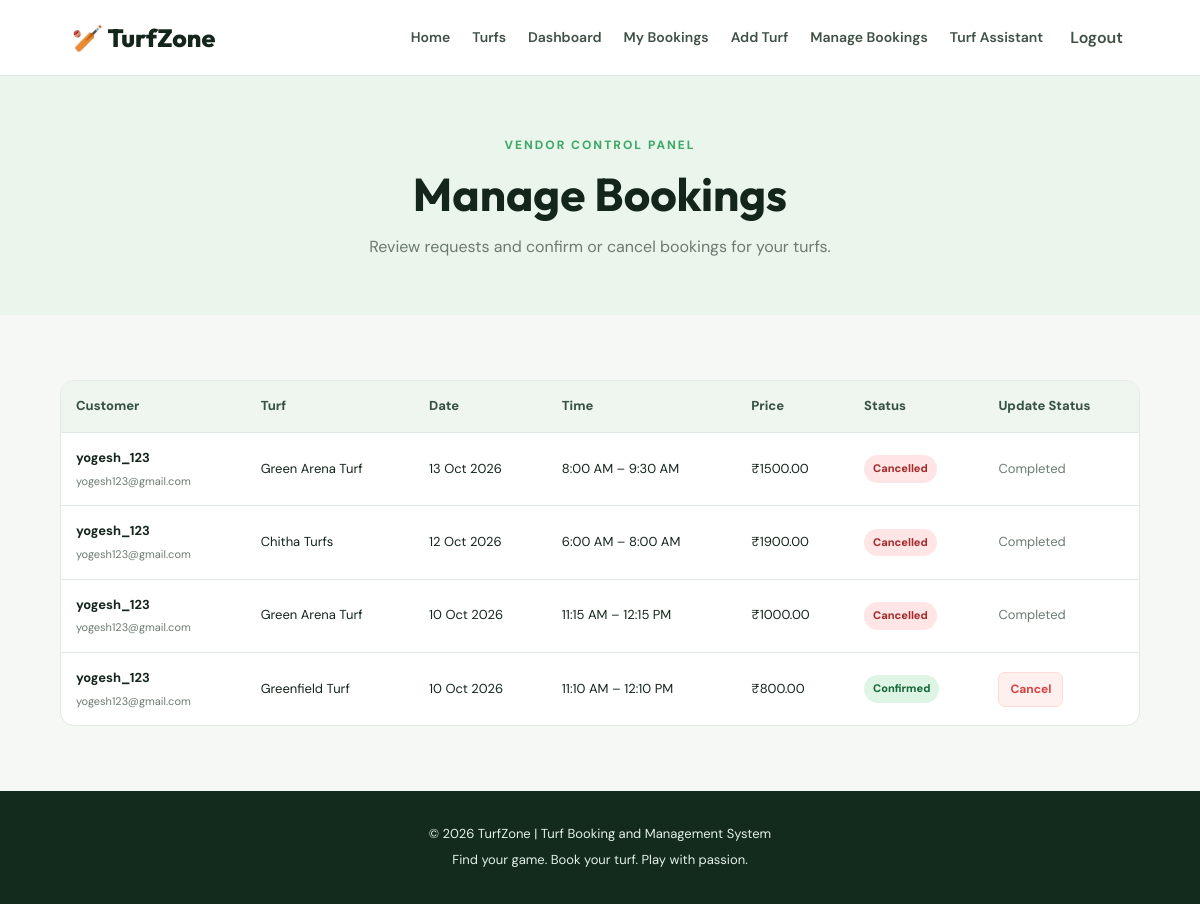
/bookings/vendor/ (signed in), run on an earlier commit of the app's database.
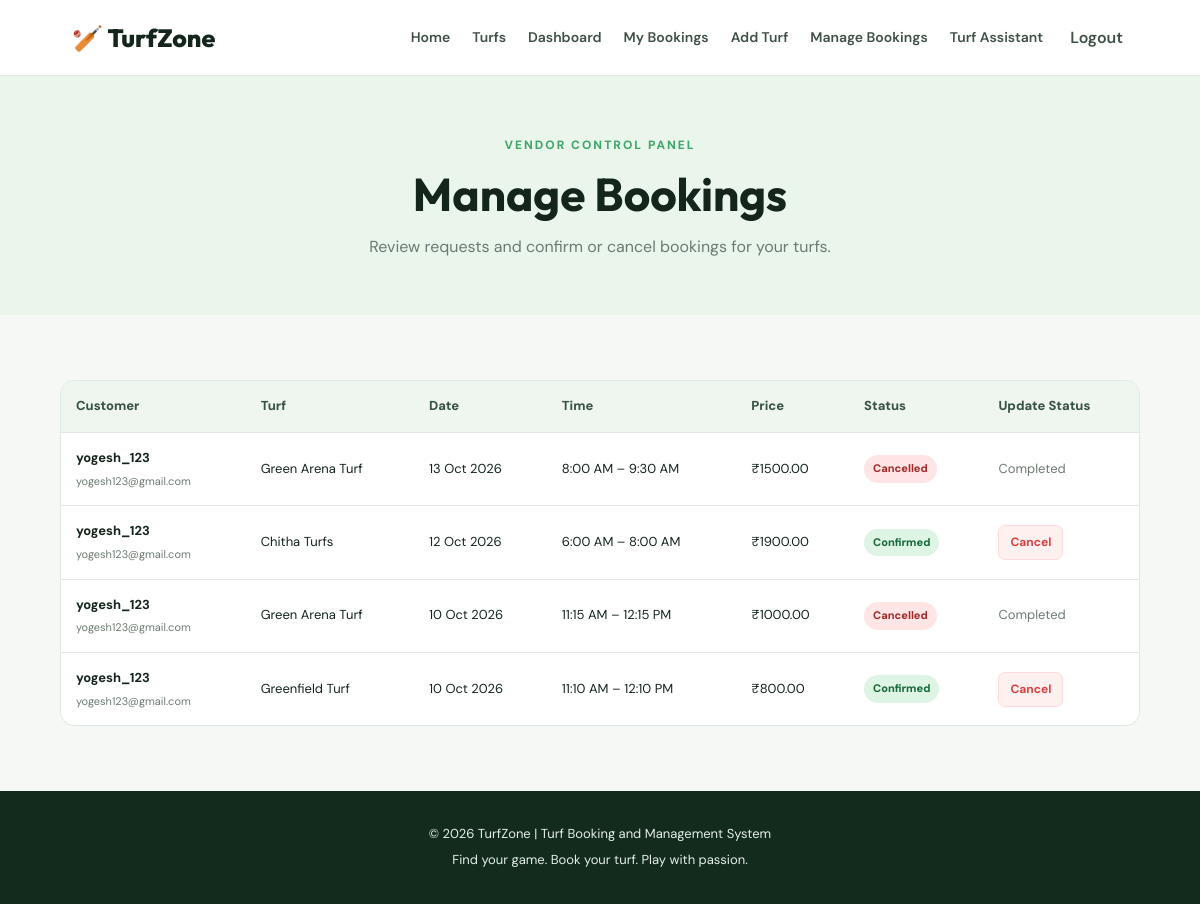
And on a later commit of the database.
### bookings/models.py (models this page shows, shortened)
class Booking(models.Model):
    class Status(models.TextChoices):
        PENDING = "PENDING", "Pending"
        CONFIRMED = "CONFIRMED", "Confirmed"
        CANCELLED = "CANCELLED", "Cancelled"
    turf = models.ForeignKey(
        Turf,
        on_delete=models.CASCADE,
        related_name="bookings",
    )
    user = models.ForeignKey(
        settings.AUTH_USER_MODEL,
        on_delete=models.CASCADE,
        related_name="bookings",
    )
    booking_date = models.DateField()
    start_time = models.TimeField()
    end_time = models.TimeField()
    total_price = models.DecimalField(max_digits=10, decimal_places=2)
    status = models.CharField(
        max_length=10,
        choices=Status.choices,
        default=Status.PENDING,
    )
    created_at = models.DateTimeField(auto_now_add=True)
    class Meta:
        ordering = ["-created_at"]
        constraints = [
            models.CheckConstraint(
                condition=Q(end_time__gt=models.F("start_time")),
                name="booking_end_after_start",
            ),
        ]

### accounts/models.py (models this page shows, shortened)
class User(AbstractUser):
    class Role(models.TextChoices):
        USER = "USER", "User"
        VENDOR = "VENDOR", "Vendor"
        ADMIN = "ADMIN", "Admin"
    role = models.CharField(
        max_length=10,
        choices=Role.choices,
        default=Role.USER,
    )
    phone = models.CharField(max_length=15, blank=True)

### turfs/models.py (models this page shows, shortened)
class Turf(models.Model):
    vendor = models.ForeignKey(
        settings.AUTH_USER_MODEL,
        on_delete=models.CASCADE,
        related_name="turfs",
    )
    name = models.CharField(max_length=150)
    location = models.CharField(max_length=255)
    description = models.TextField()
    price_per_hour = models.DecimalField(
        max_digits=10,
        decimal_places=2,
    )
    facilities = models.TextField(blank=True)
    opening_time = models.TimeField()
    closing_time = models.TimeField()
    image = models.ImageField(
        upload_to="turfs/",
        blank=True,
        null=True,
    )
    is_available = models.BooleanField(default=True)
    created_at = models.DateTimeField(auto_now_add=True)
    class Meta:
        ordering = ["name"]

### bookings/views.py (the view)
# urls.py: path("vendor/", views.vendor_bookings, name="vendor_bookings"),
@login_required
def vendor_bookings(request):
    if request.user.role != User.Role.VENDOR and not request.user.is_superuser:
        messages.error(request, "Vendor access is required.")
        return redirect("dashboard")
    bookings = Booking.objects.select_related("turf", "user")
    if not request.user.is_superuser:
        bookings = bookings.filter(turf__vendor=request.user)
    return render(request, "bookings/vendor_bookings.html", {
        "bookings": bookings,
    })

### templates/bookings/vendor_bookings.html (shortened to what this page needs)
{% extends 'base.html' %}
{% block content %}
<section class="page-banner">
    <span class="eyebrow">VENDOR CONTROL PANEL</span>
    <h1>Manage Bookings</h1>
    <p>Review requests and confirm or cancel bookings for your turfs.</p>
</section>
<section class="section">
    {% if bookings %}
        <div class="table-wrapper">
            <table class="data-table">
                <thead>
                    <tr>
                        <th>Customer</th>
                        <th>Turf</th>
                        <th>Date</th>
                        <th>Time</th>
                        <th>Price</th>
                        <th>Status</th>
                        <th>Update Status</th>
                    </tr>
                </thead>
                <tbody>
                    {% for booking in bookings %}
                    <tr>
                        <td>
                            <strong>{{ booking.user.username }}</strong>
                            <small class="table-subtitle">{{ booking.user.email }}</small>
                        </td>
                        <td>{{ booking.turf.name }}</td>
                        <td>{{ booking.booking_date|date:"d M Y" }}</td>
                        <td>{{ booking.start_time|time:"g:i A" }} – {{ booking.end_time|time:"g:i A" }}</td>
                        <td>₹{{ booking.total_price }}</td>
                        <td>
                            <span class="status-badge status-{{ booking.status|lower }}">
                                {{ booking.get_status_display }}
                            </span>
                        </td>
                        <td>
                            {% if booking.status == 'PENDING' %}
                                <div class="status-actions">
                                    <form method="post" action="{% url 'update_booking_status' booking.id %}">
                                        {% csrf_token %}
                                        <input type="hidden" name="status" value="CONFIRMED">
                                        <button type="submit" class="btn btn-success btn-small">Confirm</button>
                                    </form>
                                    <form method="post" action="{% url 'update_booking_status' booking.id %}">
                                        {% csrf_token %}
                                        <input type="hidden" name="status" value="CANCELLED">
                                        <button type="submit" class="btn btn-danger btn-small">Cancel</button>
                                    </form>
                                </div>
                            {% elif booking.status == 'CONFIRMED' %}
                                <form method="post" action="{% url 'update_booking_status' booking.id %}">
                                    <button type="submit" class="btn btn-danger btn-small">Cancel</button>
                                </form>
                            {% else %}
                                <span class="muted">Completed</span>
                            {% endif %}
                        </td>
                    </tr>
                    {% endfor %}
                </tbody>
            </table>
        </div>
    {% else %}
        <div class="empty-state">
            <div class="empty-icon">📋</div>
            <h2>No booking requests</h2>
            <p>New booking requests for your turfs will appear here.</p>
        </div>
    {% endif %}
</section>
{% endblock %}

### templates/base.html (shortened to what this page needs)
{% load static %}
<!DOCTYPE html>
<html lang="en">
<head>
    <link rel="stylesheet" href="{% static 'css/style.css' %}">
</head>
<body>
    <header class="navbar">
        <a href="{% url 'home' %}" class="brand">🏏 TurfZone</a>
        <nav id="navMenu">
            <a href="{% url 'home' %}">Home</a>
            <a href="{% url 'turf_list' %}">Turfs</a>
            {% if user.is_authenticated %}
                <a href="{% url 'dashboard' %}">Dashboard</a>
                <a href="{% url 'my_bookings' %}">My Bookings</a>
                {% if user.role == 'VENDOR' or user.is_superuser %}
                    <a href="{% url 'turf_create' %}">Add Turf</a>
                    <a href="{% url 'vendor_bookings' %}">Manage Bookings</a>
                {% endif %}
                <a href="{% url 'chatbot:chatbot' %}">Turf Assistant</a>
                <form method="post" action="{% url 'logout' %}" class="logout-form">
                    <button type="submit" class="nav-logout">Logout</button>
                </form>
            {% else %}
                <a href="{% url 'login' %}">Login</a>
                <a href="{% url 'register' %}" class="nav-register">Register</a>
                <a href="{% url 'vendor_register' %}">Become a Vendor</a>
            {% endif %}
        </nav>
    </header>
    <main>
        {% block content %}{% endblock %}
    </main>
    <footer class="footer">
        <p>© 2026 TurfZone | Turf Booking and Management System</p>
        <p>Find your game. Book your turf. Play with passion.</p>
    </footer>
</body>
</html>

### static/css/style.css (style rules this page uses)
:root { --primary: #16834a; --primary-dark: #0d6337; --primary-light: #e8f6ed; --dark: #14251c; --muted: #6b7b71; --background: #f6f8f5; --white: #ffffff; --border: #e1e9e2; --danger: #d94141; --radius: 16px; --shadow: 0 8px 30px rgba(24, 57, 35, 0.07); }
* { box-sizing: border-box; }
body { margin: 0; background: var(--background); color: var(--dark); font-family: 'DM Sans', sans-serif; line-height: 1.6; }
h1, h2, h3, h4 { font-family: 'Outfit', sans-serif; line-height: 1.2; }
a { color: var(--primary); text-decoration: none; }
button, input, select, textarea { font: inherit; }
button, .btn { cursor: pointer; }
.navbar { min-height: 76px; padding: 14px 6%; display: flex; align-items: center; justify-content: space-between; gap: 20px; background: var(--white); border-bottom: 1px solid var(--border); position: relative; z-index: 10; }
.brand { font-family: 'Outfit', sans-serif; font-size: 25px; font-weight: 800; color: var(--dark); white-space: nowrap; }
.navbar nav { display: flex; align-items: center; flex-wrap: wrap; gap: 22px; }
.navbar nav > a { color: #3f5146; font-size: 14px; font-weight: 600; }
.logout-form { display: inline; margin: 0; }
.nav-logout { border: none; background: transparent; color: #3f5146; font-weight: 600; padding: 5px; }
main { min-height: 70vh; }
.eyebrow { display: inline-block; color: #40a76b; font-size: 12px; font-weight: 800; letter-spacing: 2px; margin-bottom: 12px; }
.btn { display: inline-flex; justify-content: center; align-items: center; gap: 8px; border: 1px solid transparent; border-radius: 10px; padding: 12px 20px; font-size: 14px; font-weight: 700; transition: .2s ease; }
.btn-danger { background: #fff0f0; color: var(--danger); border-color: #ffdada; }
.btn-small { padding: 7px 11px; font-size: 12px; border-radius: 7px; }
.section { width: min(1180px, 90%); margin: 0 auto; padding: 65px 0; }
.section-heading p, .muted { color: var(--muted); }
.page-banner { padding: 55px 5%; text-align: center; background: #eaf5ec; }
.page-banner h1 { font-size: clamp(32px, 4vw, 46px); margin: 0 0 12px; }
.page-banner p { color: var(--muted); margin: 0; }
.table-wrapper { overflow-x: auto; background: white; border: 1px solid var(--border); border-radius: 14px; }
.data-table { width: 100%; border-collapse: collapse; min-width: 850px; }
.data-table th, .data-table td { padding: 15px; text-align: left; border-bottom: 1px solid var(--border); font-size: 13px; }
.data-table th { background: #eff6f0; color: #385344; font-weight: 800; }
.data-table tr:last-child td { border-bottom: none; }
.table-subtitle { display: block; margin-top: 4px; color: var(--muted); font-size: 11px; }
.status-badge { display: inline-block; padding: 5px 9px; border-radius: 20px; font-size: 11px; font-weight: 800; white-space: nowrap; }
.status-confirmed { color: #17683a; background: #def5e5; }
.status-cancelled { color: #a42b2b; background: #ffe5e5; }
.footer { padding: 28px 5%; text-align: center; background: #122b1d; color: #e5efe8; font-size: 13px; }
.footer p { margin: 5px 0; }

What changed in the data, as far as the page shows it:
changed Booking "12 Oct 2026": status "Cancelled" → "Confirmed"; status "Completed" → "Cancel"
